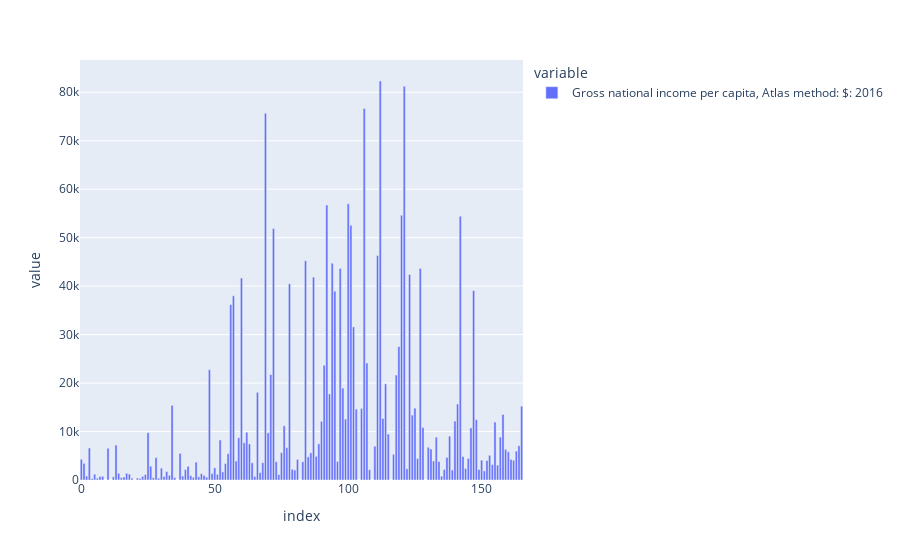

The code cell stored with this chart in its notebook:
### Markdown cell above
Above, we said that bar plots should only be used to visualize the distribution of a qualitative (categorical) variable. Why is that? Consider what happens when we try to use `sns.countplot` to visualize a quantitative variable, gross national income per capita.

### Code cell
fig=px.bar(df['Gross national income per capita, Atlas method: $: 2016'])
fig.show()

### Figure 1 — Plotly figure (JSON) as saved in the notebook; plotly's stock layout.template omitted (floating-point values rounded to 4 significant figures; data arrays with more than 128 entries replaced by an {"elided": "..."} marker saying what was removed)
{"data": [{"alignmentgroup": "True", "hovertemplate": "variable=Gross national income per capita, Atlas method: $: 2016<br>index=%{x}<br>value=%{y}<extra></extra>", "legendgroup": "Gross national income per capita, Atlas method: $: 2016", "marker": {"color": "#636efa", "pattern": {"shape": ""}}, "name": "Gross national income per capita, Atlas method: $: 2016", "offsetgroup": "Gross national income per capita, Atlas method: $: 2016", "orientation": "v", "showlegend": true, "textposition": "auto", "type": "bar", "x": {"elided": "166 int values"}, "xaxis": "x", "y": {"elided": "166 int values"}, "yaxis": "y"}], "layout": {"barmode": "relative", "legend": {"title": {"text": "variable"}, "tracegroupgap": 0}, "margin": {"t": 60}, "xaxis": {"anchor": "y", "domain": [0, 1], "title": {"text": "index"}}, "yaxis": {"anchor": "x", "domain": [0, 1], "title": {"text": "value"}}}}
